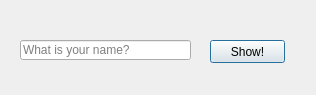
<?xml version="1.0" encoding="UTF-8"?>
<ui version="4.0">
 <class>mainDialog</class>
 <widget class="QDialog" name="mainDialog">
  <property name="geometry">
   <rect>
    <x>0</x>
    <y>0</y>
    <width>316</width>
    <height>95</height>
   </rect>
  </property>
  <property name="windowTitle">
   <string>Main Dialog</string>
  </property>
  <widget class="QLineEdit" name="nameEdit">
   <property name="geometry">
    <rect>
     <x>20</x>
     <y>40</y>
     <width>171</width>
     <height>20</height>
    </rect>
   </property>
   <property name="text">
    <string/>
   </property>
   <property name="placeholderText">
    <string>What is your name?</string>
   </property>
  </widget>
  <widget class="QPushButton" name="showButton">
   <property name="geometry">
    <rect>
     <x>210</x>
     <y>40</y>
     <width>75</width>
     <height>23</height>
    </rect>
   </property>
   <property name="text">
    <string>Show!</string>
   </property>
  </widget>
 </widget>
 <tabstops>
  <tabstop>showButton</tabstop>
  <tabstop>nameEdit</tabstop>
 </tabstops>
 <resources/>
 <connections/>
</ui>
